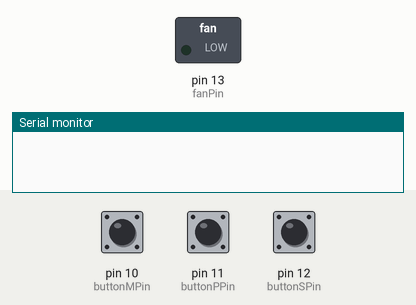
This sketch was run on a simulated Arduino Uno, built with avr-gcc and run on an emulated ATmega328P. On the bench: switched loads named in the sketch (green lamp = pin HIGH), the last lines printed to the serial monitor. Dashed ring = blinking. Inputs (shaded band) come from the test bench; at power-on: pin 12 (buttonSPin) LOW, pin 11 (buttonPPin) LOW, pin 10 (buttonMPin) LOW.

Above: at 1.2 s.
1.3 s: pin 12 (buttonSPin) pulled HIGH for 1 s
At 1.77 s:
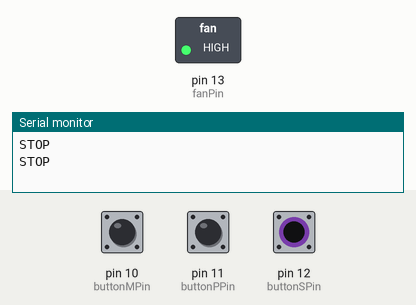
5.6 s: pin 11 (buttonPPin) pulled HIGH for 1 s
At 6.9 s:
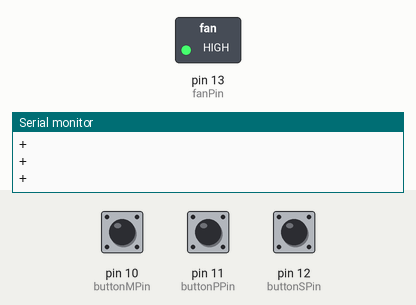
8.1 s: pin 10 (buttonMPin) pulled HIGH for 1 s
At 9.3 s:
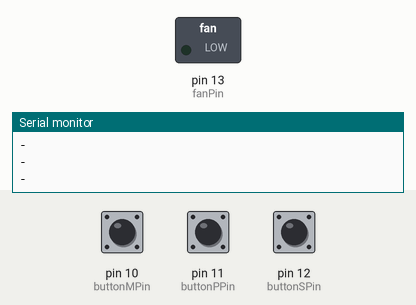
Timing chart, 0 to 11.1 s (numbered marks = the images above; inputs shaded):
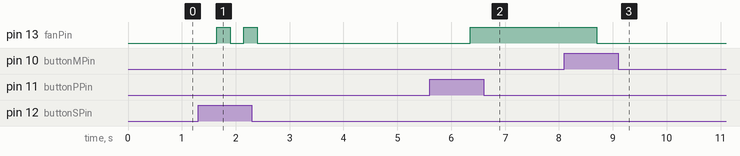

The sketch:

FanV1.ino
```cpp
// constants won't change. They're used here to set pin numbers:
const byte buttonPPin = 11;     // the number of the plusbutton pin
const byte buttonMPin = 10;     // the number of the minusbutton pin
const byte buttonSPin = 12;     // the number of the stopbutton pin
//const byte red_led = 4;        // the number of the red LED pin
//const byte yellow_led = 3;     // the number of the yellow LED pin
//const byte green_led = 2;      // the number of the green LED pin
const byte fanPin =  13;       // the number of the FAN pin
const byte B = 9;
const byte A = 8;
const byte F = 7;
const byte G = 6;
const byte DP = 5;
const byte C = 4;
const byte D = 3;
const byte E = 2;

// variables will change:
byte bPState = 0;         // variable for reading the plusbutton status
byte bMState = 0;         // variable for reading the minusbutton status
byte bSState = 0;         // variable for reading the stopbutton status
byte pwm = 0;           // variable for stocking the PWM value

void setup() {
  // initialize the FAN pin as an output:
  pinMode(fanPin, OUTPUT);
  // initialize the plus, minus and stop buttons pins as input:
  pinMode(buttonPPin, INPUT);
  pinMode(buttonMPin, INPUT);
  pinMode(buttonSPin, INPUT);
  //  pinMode(red_led, OUTPUT);
  //  pinMode(yellow_led, OUTPUT);
  //  pinMode(green_led, OUTPUT);
  Serial.begin(9600);
  reset7();
}

void loop() {
  // read the state of the pushbutton value:
  bPState = digitalRead(buttonPPin);
  bMState = digitalRead(buttonMPin);
  bSState = digitalRead(buttonSPin);

  analogWrite(fanPin, pwm);    // define FAN speed based on the PWM variable

  // FAN-CONTROL PART //
  // check if the plusbutton is pressed. If it is, adding 51 (= +20% speed) to the pwm variable
  if (bPState == HIGH) {
    Serial.println("+");
    if (pwm > 153) {
      pwm = 255;
      delay(50);
    }
    else {
      pwm = pwm + 51;
      delay(50);
    }
  }

  // check if the minusbutton is pressed. If it is, substracting 51 (= -20% speed) to the pwm variable
  if (bMState == HIGH) {
    Serial.println("-");
    if (pwm < 51) {
      pwm = 0;
      delay(50);
    }
    else {
      pwm = pwm - 51;
      delay(50);
    }
  }

  // check if the stopbutton is pressed. If it is, checking the pwm variable value
  if (bSState == HIGH) {
    Serial.println("STOP");
    if (pwm < 255) {            // if fan is not full speed already, set it to full speed
      pwm = 255;
      delay(50);
    }
    else {                      // if fan is full speed, set speed to 0
      pwm = 0;
      delay(50);
    }
  }

  // 7-SEGMENT CONTROL PART //
  switch (pwm) {
    case 0:
      reset7();
      digitalWrite(A, HIGH);//0
      digitalWrite(F, HIGH);
      digitalWrite(D, HIGH);
      digitalWrite(E, HIGH);
      digitalWrite(B, HIGH);
      digitalWrite(C, HIGH);
      break;
    case 51:
      reset7();
      digitalWrite(A, HIGH);//0
      digitalWrite(B, HIGH);
      digitalWrite(G, HIGH);
      digitalWrite(E, HIGH);
      digitalWrite(D, HIGH);
      break;
    case 102:
      reset7();
      digitalWrite(F, HIGH);
      digitalWrite(G, HIGH);
      digitalWrite(B, HIGH);
      digitalWrite(C, HIGH);
      break;
    case 153:
      reset7();
      digitalWrite(A, HIGH);
      digitalWrite(F, HIGH);
      digitalWrite(E, HIGH);
      digitalWrite(D, HIGH);
      digitalWrite(C, HIGH);
      digitalWrite(G, HIGH);
      break;
    case 204:
      reset7();
      digitalWrite(A, HIGH);
      digitalWrite(B, HIGH);
      digitalWrite(C, HIGH);
      digitalWrite(D, HIGH);
      digitalWrite(E, HIGH);
      digitalWrite(F, HIGH);
      digitalWrite(G, HIGH);
      break;
    case 255:
      reset7();
      digitalWrite(DP, HIGH);
      break;
  }
  delay(200);
}

void reset7()
{
  digitalWrite(B, LOW);
  digitalWrite(A, LOW);
  digitalWrite(F, LOW);
  digitalWrite(G, LOW);
  digitalWrite(DP, LOW);
  digitalWrite(C, LOW);
  digitalWrite(D, LOW);
  digitalWrite(E, LOW);
}
```

Measured:
- after the input at 1.3 s, pin 13 (fanPin): alternates HIGH for 0.25 s and LOW for 0.25 s, 4 changes in all, then stays LOW, starting after 0.35 s
- after the input at 5.6 s, pin 13 (fanPin): LOW → HIGH after 0.75 s
- after the input at 8.1 s, pin 13 (fanPin): HIGH → LOW after 0.60 s
